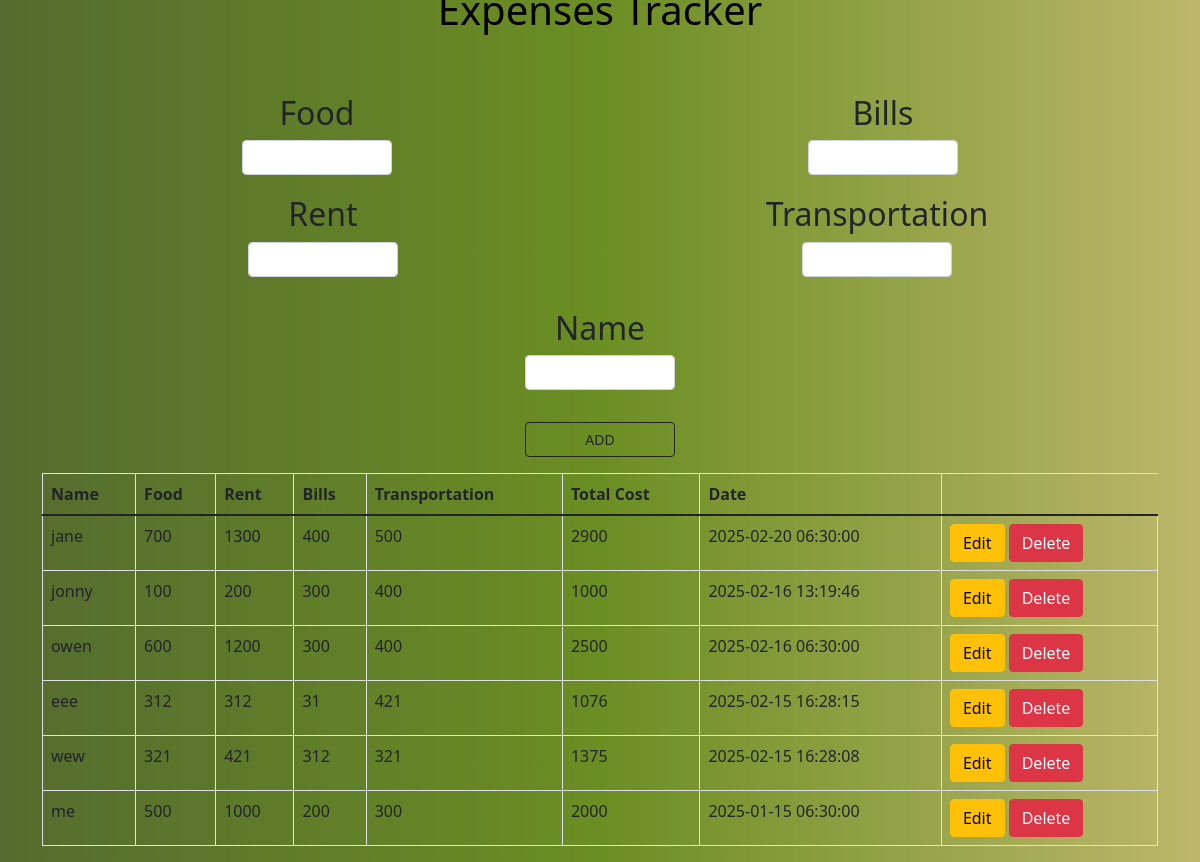
The page / on the database its author committed.
### tables this page shows
CREATE TABLE `tracker_tb` (
  `tracker_ID` int(11) NOT NULL,
  `Username` varchar(20) NOT NULL,
  `Food` int(11) NOT NULL,
  `Rent` int(11) NOT NULL,
  `Bills` int(11) NOT NULL,
  `Transportation` int(11) NOT NULL,
  `DateTime` timestamp NOT NULL DEFAULT current_timestamp() ON UPDATE current_timestamp(),
  `Total_Cost` int(11) NOT NULL DEFAULT 0
);

### index.php (the view, shortened to what this page needs)
<?php
include('C:/xampp/htdocs/m/database/database.php');
$query = "SELECT * FROM tracker_tb ORDER BY DateTime DESC";
$result = $conn->query($query);
?>
<!DOCTYPE html>
<html lang="en">
<head>
  <link href="https://cdn.jsdelivr.net/npm/bootstrap@5.1.1/dist/css/bootstrap.min.css" rel="stylesheet">
  <link href="style.css" rel="stylesheet">
</head>
<body>
<div class="wrapper">
  <div class="text-black p-5 text-center">
    <h1>Expenses Tracker</h1>
  </div>
  <div class="container">
    <form class="form" action="handlers/add.php" method="POST">
      <div class="row p-1 text-center">
        <div class="col">
          <h2>Food</h2>
          <input type="number" name="food" class="form-control small-input" required>
        </div>
        <div class="col">
          <h2>Bills</h2>
          <input type="number" name="bills" class="form-control small-input" required>
        </div>
      </div>
      <div class="row p-3 text-center">
        <div class="col">
          <h2>Rent</h2>
          <input type="number" name="rent" class="form-control small-input" required>
        </div>
        <div class="col">
          <h2>Transportation</h2>
          <input type="number" name="transportation" class="form-control small-input" required>
        </div>
      </div>
      <div class="row p-3 text-center">
        <h2>Name</h2>
        <input type="text" name="Username" class="form-control small-input" required>
      </div>
      <div class="row p-3 text-center">
        <button type="submit" class="btn btn-outline-dark small-input">ADD</button>
      </div>
    </form>
    <table class="table table-bordered">
      <thead>
        <tr>
          <th>Name</th>
          <th>Food</th>
          <th>Rent</th>
          <th>Bills</th>
          <th>Transportation</th>
          <th>Total Cost</th>
          <th>Date</th>
        </tr>
      </thead>
      <tbody>
        <?php while ($row = $result->fetch_assoc()): ?>
          <tr>
            <td><?php echo $row['Username']; ?></td>
            <td><?php echo $row['Food']; ?></td>
            <td><?php echo $row['Rent']; ?></td>
            <td><?php echo $row['Bills']; ?></td>
            <td><?php echo $row['Transportation']; ?></td>
            <td><?php echo $row['Total_Cost']; ?></td>
            <td><?php echo $row['DateTime']; ?></td>
            <td>
              <a href="/m/views/edit.php?id=<?php echo $row['tracker_ID']; ?>" class="btn btn-warning">Edit</a>
              <a href="/m/handlers/delete.php?id=<?php echo $row['tracker_ID']; ?>" class="btn btn-danger">Delete</a>
            </td>
          </tr>
        <?php endwhile; ?>
      </tbody>
    </table>
    <div class="money-container">
  </div>
</div>
</body>
</html>

### style.css (style rules this page uses)
body { margin: 0; padding: 0; height: 100vh; display: flex; justify-content: center; align-items: center; }
.wrapper { position: relative; width: 100%; min-height: 100%; overflow: hidden; background: linear-gradient(90deg, #556B2F 0%, #6B8E23 50%, #BDB76B 100%); display: flex; justify-content: center; align-items: center; flex-direction: column; }
.small-input { width: 150px; height: 35px; font-size: 14px; text-align: center; display: block; margin: auto; }
.money-container { position: fixed; width: 100%; height: 100%; top: 0; left: 0; pointer-events: none; z-index: 1; }

### rows shown on the page
tracker_tb: Username "jane", Food "700", Rent "1300", Bills "400", Transportation "500", Total_Cost "2900", DateTime "2025-02-20 06:30:00"
tracker_tb: Username "jonny", Food "100", Rent "200", Bills "300", Transportation "400", Total_Cost "1000", DateTime "2025-02-16 13:19:46"
tracker_tb: Username "owen", Food "600", Rent "1200", Bills "300", Transportation "400", Total_Cost "2500", DateTime "2025-02-16 06:30:00"
tracker_tb: Username "eee", Food "312", Rent "312", Bills "31", Transportation "421", Total_Cost "1076", DateTime "2025-02-15 16:28:15"
tracker_tb: Username "wew", Food "321", Rent "421", Bills "312", Transportation "321", Total_Cost "1375", DateTime "2025-02-15 16:28:08"
tracker_tb: Username "me", Food "500", Rent "1000", Bills "200", Transportation "300", Total_Cost "2000", DateTime "2025-01-15 06:30:00"
